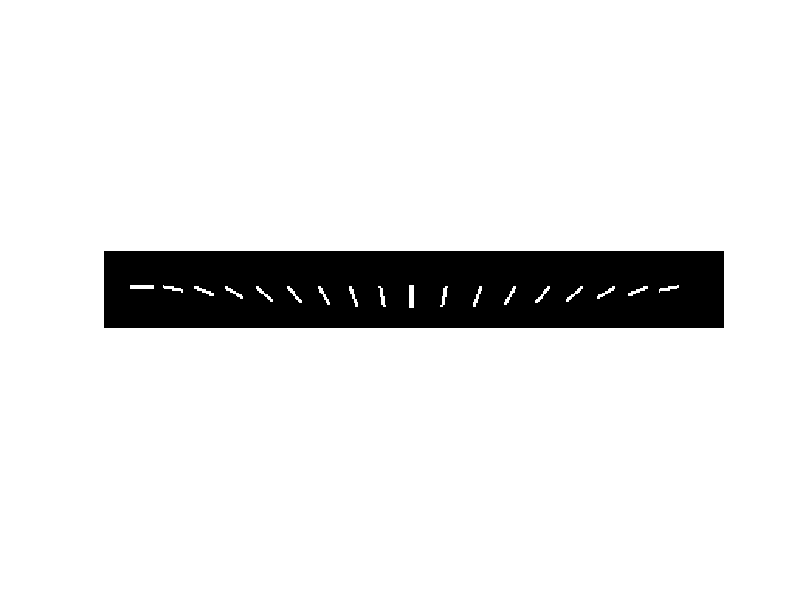

MATLAB code to generate this figure:
% create test image consisting of line segments
numRows = 50;
numCols = 400;
barWidth = 3;
barLength = 15;
img = zeros(numRows,numCols);

bar = ones(barWidth,barLength);
orientations = 0:10:170;
colshift = 0;
rshift = 0;
c0 = floor((barLength+1)/2);
r0 = floor((barWidth+1)/2);

r = 24;
c = 25;

for i = 1:numel(orientations)
    orientation = orientations(i)
    % rotate
    bar = ones(barWidth,barLength);
    if(orientation>0)
        orientation = 180 - orientation;
        bar = imrotate(bar,orientation);
    end
    
    [rows cols] = find(bar>0);
    numel(rows)
    rShift = r - r0;
    cShift = c - c0;

    % shift and place in img
    rows = rows + rShift;
    cols = cols + cShift;
    pixelInd = sub2ind([numRows numCols],rows,cols);
    img(pixelInd) = 1;
   % figure(110);imshow(bar)
    
   c = c + 20;
end

figure(22)
imshow(img)
colormap('gray')

imwrite(img,'testImgLines3.png','png')
